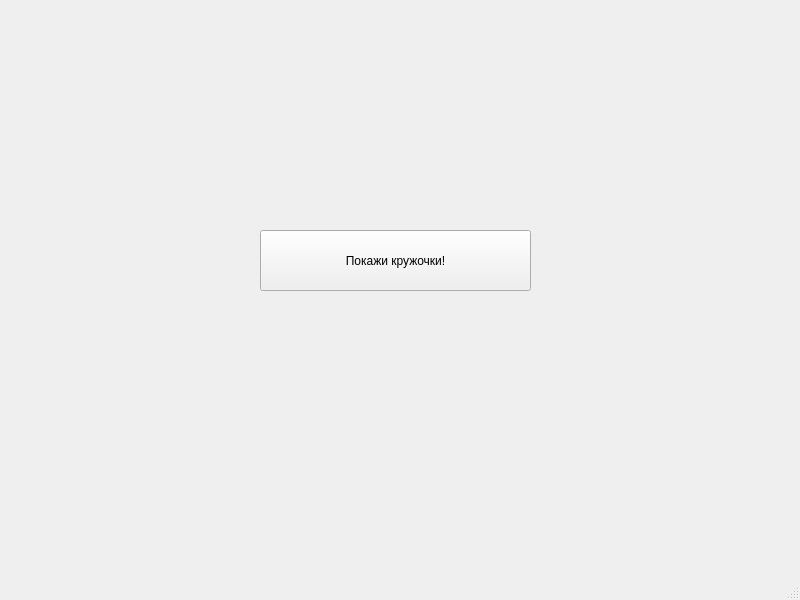
<?xml version="1.0" encoding="UTF-8"?>
<ui version="4.0">
 <class>MainWindow</class>
 <widget class="QMainWindow" name="MainWindow">
  <property name="geometry">
   <rect>
    <x>0</x>
    <y>0</y>
    <width>800</width>
    <height>600</height>
   </rect>
  </property>
  <property name="windowTitle">
   <string>MainWindow</string>
  </property>
  <widget class="QWidget" name="centralwidget">
   <widget class="QPushButton" name="pushButton">
    <property name="geometry">
     <rect>
      <x>260</x>
      <y>230</y>
      <width>271</width>
      <height>61</height>
     </rect>
    </property>
    <property name="text">
     <string>Покажи кружочки!</string>
    </property>
   </widget>
  </widget>
  <widget class="QMenuBar" name="menubar">
   <property name="geometry">
    <rect>
     <x>0</x>
     <y>0</y>
     <width>800</width>
     <height>21</height>
    </rect>
   </property>
  </widget>
  <widget class="QStatusBar" name="statusbar"/>
 </widget>
 <resources/>
 <connections/>
</ui>
